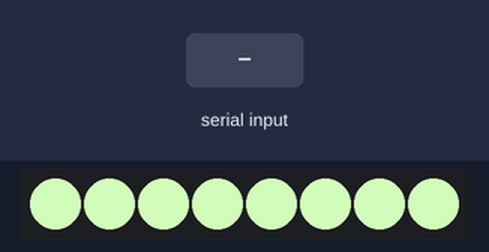
The sketch below on a simulated Arduino Uno, built with avr-gcc and run on an emulated ATmega328P. Parts: 8 RGB LEDs in strip order, left to right. Inputs (shaded band) come from the test bench. Dim RGB values are drawn brighter than linear; random numbers use the default seed unless the sketch sets one.

Above: at 1.2 s.
1.3 s: "3\n" received over Serial
At 1.7 s:
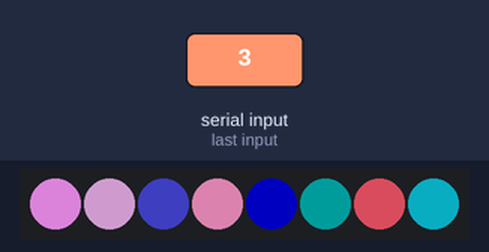
4.3 s: "9\n" received over Serial
At 4.38 s:
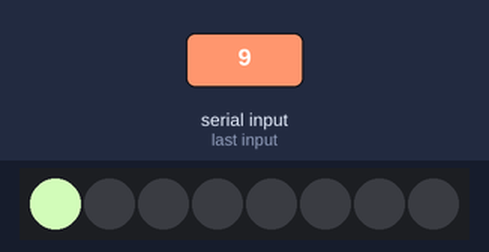
6.1 s: "90,45,200\n" received over Serial
At 7.59 s:
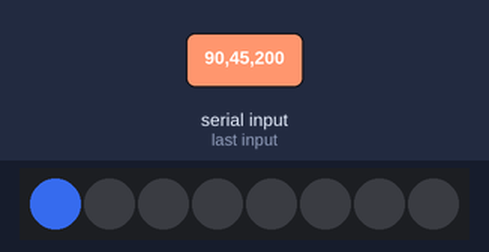
9.1 s: "4\n" received over Serial
At 9.5 s:
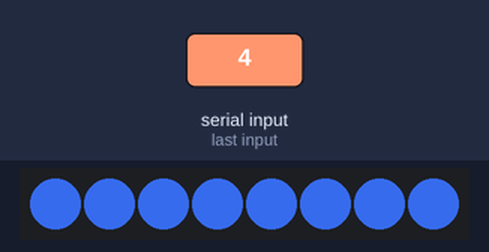
12.1 s: "30,150,10\n" received over Serial
At 12.5 s:
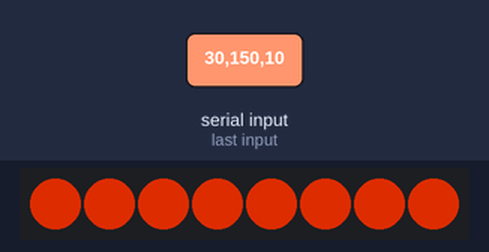
15.1 s: "2\n" received over Serial
At 15.96 s:
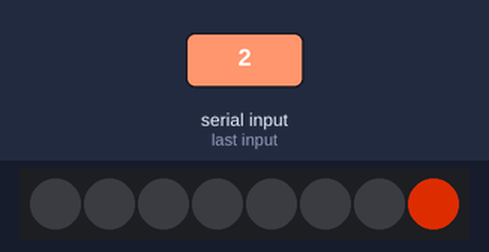
Timing chart, 0 to 17.9 s (numbered marks = the images above; inputs shaded):
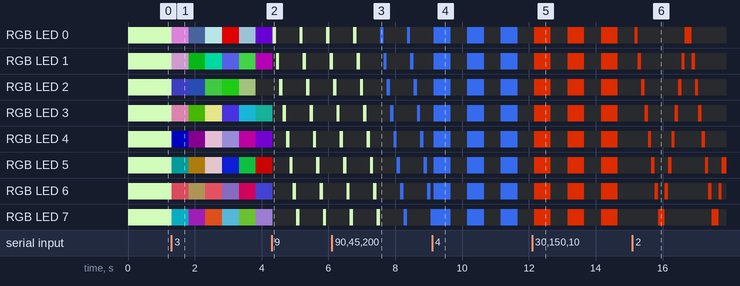

The sketch:

light_contrall.ino
```cpp
#include <Adafruit_NeoPixel.h>
#ifdef __AVR__
#include <avr/power.h>  // Required for 16 MHz Adafruit Trinket
#endif

#define LEDDataPIN 7
#define NUMPIXELS 8
#define DELAYVAL 500  // Time (in milliseconds) to pause between pixels

Adafruit_NeoPixel pixels(NUMPIXELS, LEDDataPIN, NEO_GRB + NEO_KHZ800);

int redValue = 246;
int greenValue = 205;
int blueValue = 180;
int brightness = 255;  // Default brightness (0 to 255)

// Define max number of patterns
int pattern = 1;

void setup() {
  Serial.begin(9600);  // Default communication rate of the Bluetooth module
  pixels.begin();      // INITIALIZE NeoPixel strip object (REQUIRED)
}

void loop() {
  if (Serial.available() > 0) {  // Checks whether data is coming from the serial port
    String command = Serial.readStringUntil('\n');
    command.trim();

    // Change Color
    if (command.length() == 9) {
      // Extract the RGB values from the command
      redValue = command.substring(0, 3).toInt();
      greenValue = command.substring(3, 6).toInt();
      blueValue = command.substring(6, 9).toInt();
    }

    // Change pattern
    if (command.length() == 1 || command.length() == 2) {
      int temPattern = command.toInt();
      if (temPattern) {
        pattern = temPattern;
      }
    }

    // Change Brightness
    if (command.length() == 3) {
      brightness = command.toInt();  // Update brightness
      pixels.setBrightness(brightness);
    }
  }
  drawPatterns();
}


// Function to draw all patterns
void drawPatterns() {
  pixels.setBrightness(brightness);
  // Define patterns
  if (pattern == 1) {
    allOn();
  } else if (pattern == 2) {
    knightRider();
  } else if (pattern == 3) {
    randomPattern();
  } else if (pattern == 4) {  // blink
    blink();
  } else if (pattern == 5) {  // wave
    wave();
  } else if (pattern == 6) {  //theater
    theaterChase();
  } else if (pattern == 7) {  // fade
    fade();
  } else if (pattern == 8) {  // strobe
    strobe();
  } else if (pattern == 9) {  // sweep
    sweep();
  } else if (pattern == 10) {  // colorWipe
    sparkle();
  }
}

// All on pattern
void allOn() {
  for (int i = 0; i < NUMPIXELS; i++) {
    pixels.setPixelColor(i, pixels.Color(greenValue, redValue, blueValue));
  }
  pixels.show();
}

// Knight Rider pattern
void knightRider() {
  // Sweep from left to right
  for (int i = 0; i < NUMPIXELS; i++) {
    pixels.clear();
    pixels.setPixelColor(i, pixels.Color(greenValue, redValue, blueValue));
    pixels.show();
    delay(100);
  }


  // Sweep from right to left
  for (int i = NUMPIXELS - 1; i >= 0; i--) {
    pixels.clear();
    pixels.setPixelColor(i, pixels.Color(greenValue, redValue, blueValue));
    pixels.show();
    delay(100);
  }
}

// Random pattern
void randomPattern() {
  for (int i = 0; i < NUMPIXELS; i++) {
    // Generate random color values
    int randRed = random(0, 256);
    int randGreen = random(0, 256);
    int randBlue = random(0, 256);
    // Generate random brightness
    int randBrightness = random(0, 256);

    // Set random brightness
    pixels.setBrightness(randBrightness);

    // Set pixel color
    pixels.setPixelColor(i, pixels.Color(randGreen, randRed, randBlue));
  }
  pixels.show();
  delay(500);  // Delay to allow viewing of the pattern before it changes
}


// Blink pattern
void blink() {
  for (int i = 0; i < NUMPIXELS; i++) {
    pixels.setPixelColor(i, pixels.Color(greenValue, redValue, blueValue));
  }
  pixels.show();
  delay(500);
  pixels.clear();
  pixels.show();
  delay(500);
}

// Wave pattern
void wave() {
  for (int j = 0; j < NUMPIXELS; j++) {
    for (int i = 0; i < NUMPIXELS; i++) {
      int pos = (i + j) % NUMPIXELS;
      pixels.setPixelColor(pos, pixels.Color(greenValue, redValue, blueValue));
    }
    pixels.show();
    delay(100);
    pixels.clear();
  }
}

// Theater Chase pattern
void theaterChase() {
  for (int j = 0; j < 10; j++) {
    for (int q = 0; q < 3; q++) {
      pixels.clear();
      for (int i = 0; i < NUMPIXELS; i += 3) {
        pixels.setPixelColor(i + q, pixels.Color(greenValue, redValue, blueValue));
      }
      pixels.show();
      delay(100);
    }
  }
}

// Fade pattern
void fade() {
  for (int j = 0; j < 256; j++) {
    for (int i = 0; i < NUMPIXELS; i++) {
      pixels.setPixelColor(i, pixels.Color(greenValue * j / 255, redValue * j / 255, blueValue * j / 255));
    }
    pixels.show();
    delay(10);
  }
  for (int j = 255; j >= 0; j--) {
    for (int i = 0; i < NUMPIXELS; i++) {
      pixels.setPixelColor(i, pixels.Color(greenValue * j / 255, redValue * j / 255, blueValue * j / 255));
    }
    pixels.show();
    delay(10);
  }
}

// Strobe pattern
void strobe() {
  for (int i = 0; i < 10; i++) {
    pixels.fill(pixels.Color(greenValue, redValue, blueValue));
    pixels.show();
    delay(100);
    pixels.clear();
    pixels.show();
    delay(100);
  }
}

// Sweep pattern
void sweep() {
  for (int j = 0; j < NUMPIXELS * 2; j++) {
    pixels.clear();
    int pos = j % NUMPIXELS;
    pixels.setPixelColor(pos, pixels.Color(greenValue, redValue, blueValue));
    pixels.show();
    delay(100);
  }
}

// Sparkle
void sparkle() {
  pixels.clear();
  for (int i = 0; i < NUMPIXELS; i++) {
    if (random(0, 10) < 2) { // Adjust the probability of sparkles
      int randRed = random(0, 256);
      int randGreen = random(0, 256);
      int randBlue = random(0, 256);
      pixels.setPixelColor(i, pixels.Color(randGreen, randRed, randBlue));
    }
  }
  pixels.show();
  delay(100); // Delay to view the sparkle effect
}
```

Measured:
- what the display in image 1 shows lasts 0.5 s, from 1.3 s to 1.8 s
